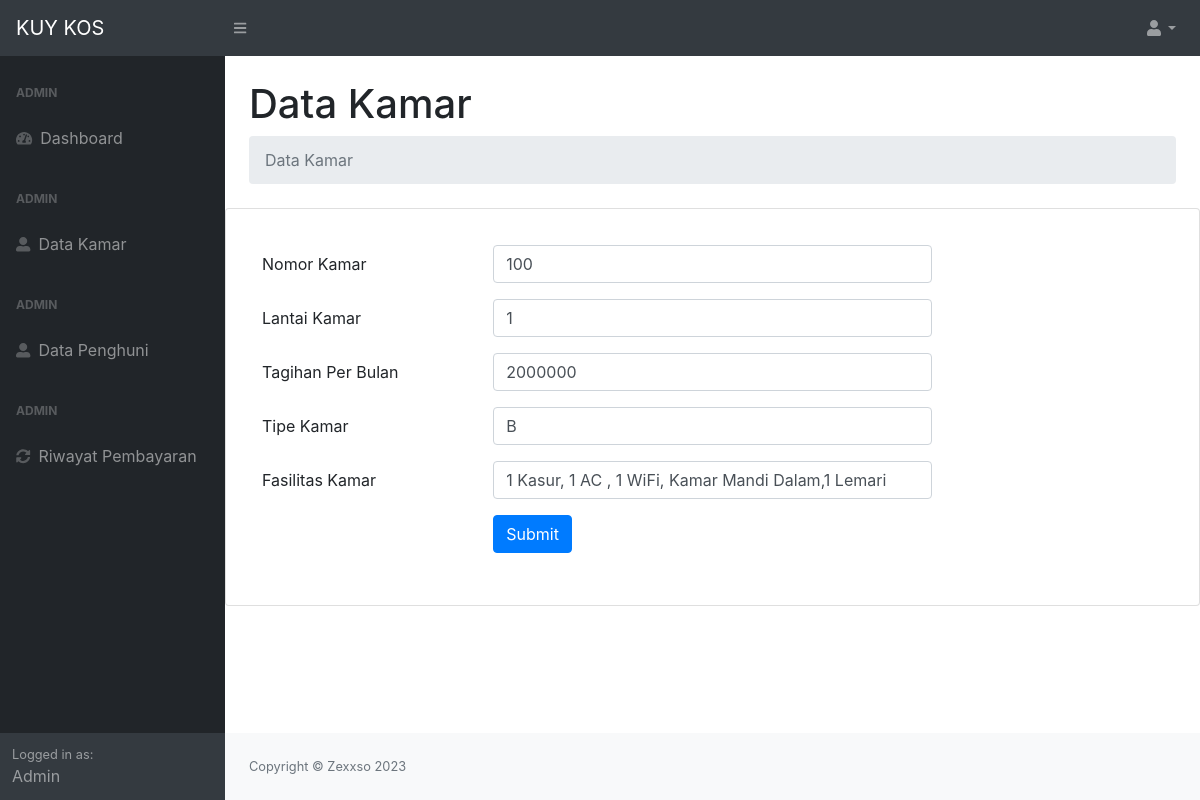
Page /edit_kamar.php?id=100 (signed in) on the committed database.
### tables this page shows
CREATE TABLE `data_kamar` (
  `id_kamar` int(11) NOT NULL,
  `lantaikamar` varchar(20) NOT NULL,
  `hargakamar` varchar(50) NOT NULL,
  `fasilitaskamar` varchar(200) NOT NULL,
  `tipe_kamar` varchar(11) NOT NULL,
  `status` varchar(50) NOT NULL
);

### edit_kamar.php (the view, shortened to what this page needs)
<?php
    require 'function.php';
?>
<!DOCTYPE html>
<html lang="en">
    <head>
        <link href="css/styles.css" rel="stylesheet" />
        <link href="https://cdn.datatables.net/1.10.20/css/dataTables.bootstrap4.min.css" rel="stylesheet" />
    </head>
    <body class="sb-nav-fixed">
        <nav class="sb-topnav navbar navbar-expand navbar-dark bg-dark">
            <a class="navbar-brand" href="index.html">KUY KOS</a>
            <button class="btn btn-link btn-sm order-1 order-lg-0" id="sidebarToggle" href="#"><i class="fas fa-bars"></i></button>
            <ul class="navbar-nav ml-auto ml-5 md-5">
                <li class="nav-item dropdown">
                    <a class="nav-link dropdown-toggle" id="userDropdown" href="" role="button" data-toggle="dropdown" aria-haspopup="true" aria-expanded="false"><i class="fas fa-user fa-fw"></i></a>
                </li>
            </ul>
        </nav>
        <div id="layoutSidenav">
            <div id="layoutSidenav_nav">
                <nav class="sb-sidenav accordion sb-sidenav-dark" id="sidenavAccordion">
                    <div class="sb-sidenav-menu">
                        <div class="nav">
                            <div class="sb-sidenav-menu-heading">ADMIN</div>
                            <a class="nav-link" href="index.php">
                                <div class="sb-nav-link-icon"><i class="fas fa-tachometer-alt"></i></div>
                                Dashboard
                            </a>
                            <div class="sb-sidenav-menu-heading">ADMIN</div>
                            <a class="nav-link" href="data_kamar.php">
                                <div class="sb-nav-link-icon"><i class="fas fa-user-alt"></i></div>
                                Data Kamar
                            </a>
                            <div class="sb-sidenav-menu-heading">ADMIN</div>
                            <a class="nav-link" href="data_penghuni.php">
                                <div class="sb-nav-link-icon"><i class="fas fa-user-alt"></i></div>
                                Data Penghuni
                            </a>
                            <div class="sb-sidenav-menu-heading">ADMIN</div>
                            <a class="nav-link" href="data_tagihan.php">
                                <div class="sb-nav-link-icon"><i class="fas fa-sync-alt"></i></div>
                                Riwayat Pembayaran
                            </a>
                        </div>
                    </div>
                    <div class="sb-sidenav-footer">
                        <div class="small">Logged in as:</div>
                        Admin
                    </div>
                </nav>
            </div>
            <div id="layoutSidenav_content">
                <main>
                    <div class="container-fluid">
                        <h1 class="mt-4">Data Kamar</h1>
                        <ol class="breadcrumb mb-4">
                            <li class="breadcrumb-item active">Data Kamar</li>
                        </ol>
                    </div>
                    <div class="card">
                        <div class="card-body">
                            <?php
                            $id_kamar_to_edit = $_GET['id'];
                            $ambildatakamar = mysqli_query($conn, "SELECT * FROM data_kamar WHERE id_kamar=$id_kamar_to_edit");
                            $data = mysqli_fetch_array($ambildatakamar);
                            if ($data) {
                            ?>
                            <form method="post" id="updatekamarForm">
                                <div class="modal-body">
                                <div class="form-group row">
                                    <label for="id_kamar" class="col-sm-3 col-form-label">Nomor Kamar</label>
                                    <div class="col-sm-6">
                                        <input type="text" name="id_kamar" id="id_kamar" placeholder="Masukkan Nomor Kamar" class="form-control" value="<?= $data['id_kamar'] ?>">
                                    </div>
                                </div>
                                <div class="form-group row">
                                    <label for="lantaikamar" class="col-sm-3 col-form-label">Lantai Kamar</label>
                                    <div class="col-sm-6">
                                        <input type="text" name="lantaikamar" id="lantaikamar" placeholder="1/2/3" class="form-control" value="<?= $data['lantaikamar'] ?>">
                                    </div>
                                </div>
                                <div class="form-group row">
                                    <label for="hargakamar" class="col-sm-3 col-form-label">Tagihan Per Bulan</label>
                                    <div class="col-sm-6">
                                        <input type="text" name="hargakamar" id="hargakamar" placeholder="RP." class="form-control"  value="<?= $data['hargakamar'] ?>">
                                    </div>
                                </div>
                                <div class="form-group row">
                                    <label for="tipe_kamar" class="col-sm-3 col-form-label">Tipe Kamar</label>
                                    <div class="col-sm-6">
                                        <input type="text" name="tipe_kamar" id="tipe_kamar" placeholder="A/B/C" class="form-control" value="<?= $data['tipe_kamar'] ?>">
                                    </div>
                                </div>
                                <div class="form-group row">
                                    <label for="fasilitaskamar" class="col-sm-3 col-form-label">Fasilitas Kamar</label>
                                    <div class="col-sm-6">
                                        <input type="text" name="fasilitaskamar" id="fasilitaskamar" placeholder="1 Kasur dst." class="form-control" value="<?= $data['fasilitaskamar'] ?>">
                                    </div>
                                </div>
                                <div class="form-group row">
                                     <div class="col-sm-9 offset-sm-3">
                                        <button type="submit" class="btn btn-primary" name="updatekamar">Submit</button>
                                    </div>
                                </div>
                                </div>
                            </form>
                                <?php
                                    } else {
                                        echo "Room not found.";
                                    }
                                ?>
                        </div>
                    </div>
                </main>
                <footer class="py-4 bg-light mt-auto">
                    <div class="container-fluid">
                        <div class="d-flex align-items-center justify-content-between small">
                            <div class="text-muted">Copyright &copy; Zexxso 2023</div>
                        </div>
                    </div>
                </footer>
            </div>
        </div>
    </body>
</html>

### rows in the picture
data_kamar: id_kamar "100", lantaikamar "1", hargakamar "2000000", tipe_kamar "B", fasilitaskamar "1 Kasur, 1 AC , 1 WiFi, Kamar Mandi Dalam,1 Lemari"
